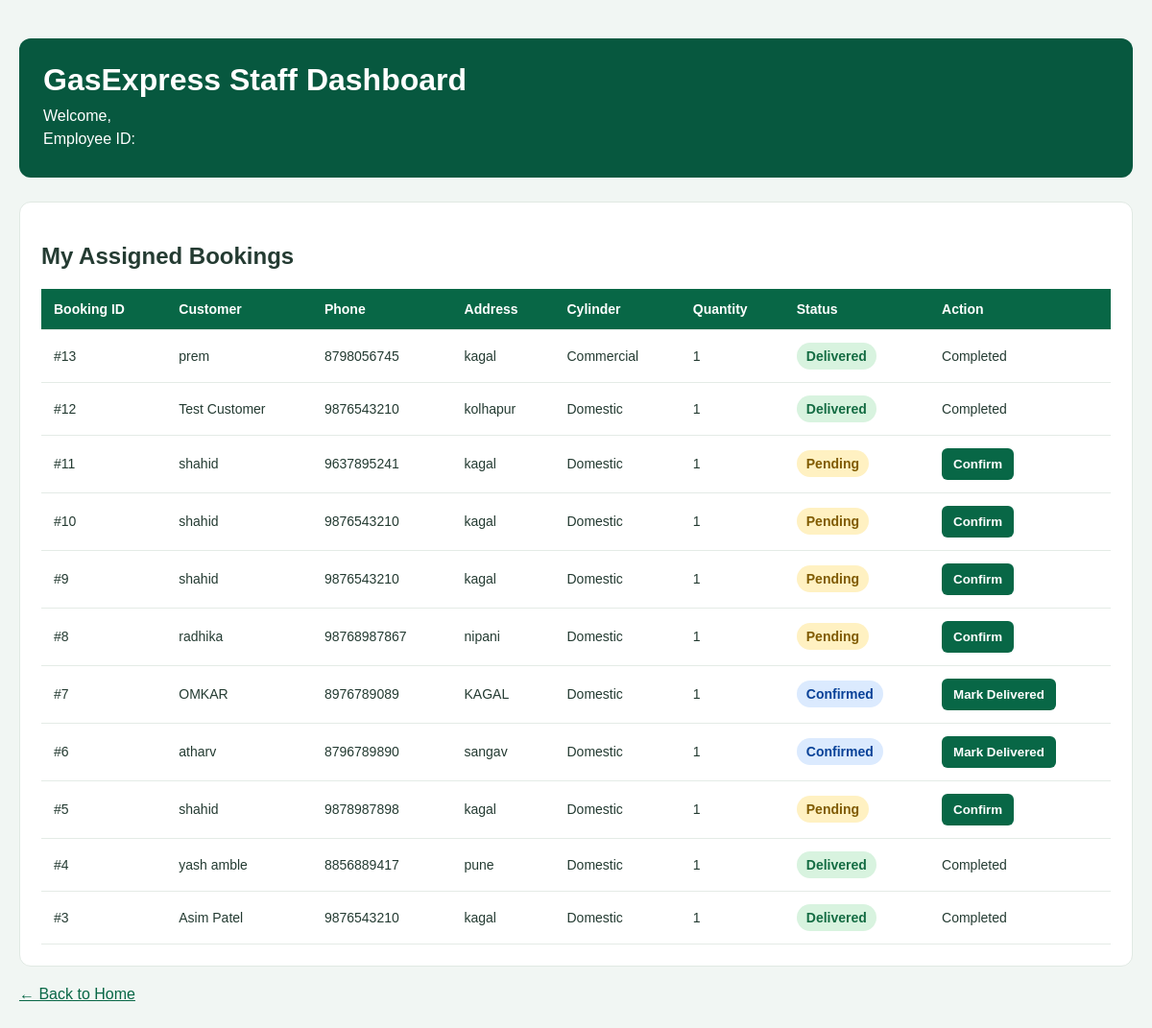
The page /dashboard/ (signed in) on the database its author committed.
### delivery/models.py (models this page shows, shortened)
class CylinderBooking(models.Model):
    STATUS_CHOICES = [
        ("Pending", "Pending"),
        ("Confirmed", "Confirmed"),
        ("Delivered", "Delivered"),
    ]
    user = models.ForeignKey(
        settings.AUTH_USER_MODEL,
        on_delete=models.SET_NULL,
        null=True,
        blank=True
    )
    delivery_staff = models.ForeignKey(
        "DeliveryStaff",
        on_delete=models.SET_NULL,
        null=True,
        blank=True,
        related_name="bookings"
    )
    customer_name = models.CharField(max_length=100)
    phone = models.CharField(max_length=15)
    address = models.TextField()
    cylinder_type = models.CharField(
        max_length=20,
        default="Domestic"
    )
    quantity = models.PositiveIntegerField(default=1)
    booking_date = models.DateTimeField(auto_now_add=True)
    status = models.CharField(
        max_length=20,
        choices=STATUS_CHOICES,
        default="Pending"
    )

### delivery/views.py (the view)
# urls.py: path("dashboard/", views.customer_dashboard, name="dashboard"),
@login_required(login_url="login")
def customer_dashboard(request):
    bookings = CylinderBooking.objects.filter(
        user=request.user
    ).order_by("-booking_date")
    return render(
        request,
        "delivery/dashboard.html",
        {"bookings": bookings}
    )

### delivery/templates/delivery/dashboard.html (shortened to what this page needs)
<!DOCTYPE html>
<html lang="en">
<head>
</head>
<body>
<div class="container">
    <header>
        <h1>GasExpress Staff Dashboard</h1>
        <p>Welcome, {{ staff.name }}</p>
        <p>Employee ID: {{ staff.employee_id }}</p>
    </header>
    <div class="card">
        <h2>My Assigned Bookings</h2>
        {% if bookings %}
            <table>
                <thead>
                    <tr>
                        <th>Booking ID</th>
                        <th>Customer</th>
                        <th>Phone</th>
                        <th>Address</th>
                        <th>Cylinder</th>
                        <th>Quantity</th>
                        <th>Status</th>
                        <th>Action</th>
                    </tr>
                </thead>
                <tbody>
                    {% for booking in bookings %}
                        <tr>
                            <td>#{{ booking.id }}</td>
                            <td>{{ booking.customer_name }}</td>
                            <td>{{ booking.phone }}</td>
                            <td>{{ booking.address }}</td>
                            <td>{{ booking.cylinder_type }}</td>
                            <td>{{ booking.quantity }}</td>
                            <td>
                                {% if booking.status == "Pending" %}
                                    <span class="status">Pending</span>
                                {% elif booking.status == "Confirmed" %}
                                    <span class="status confirmed">Confirmed</span>
                                {% else %}
                                    <span class="status delivered">Delivered</span>
                                {% endif %}
                            </td>
                            <td>
                                {% if booking.status == "Pending" %}
                                    <form method="POST"
                                          action="{% url 'staff_update_booking_status' booking.id %}">
                                        <button type="submit">Confirm</button>
                                    </form>
                                {% elif booking.status == "Confirmed" %}
                                    <form method="POST"
                                          action="{% url 'staff_update_booking_status' booking.id %}">
                                        <button type="submit">Mark Delivered</button>
                                    </form>
                                {% else %}
                                    Completed
                                {% endif %}
                            </td>
                        </tr>
                    {% endfor %}
                </tbody>
            </table>
        {% else %}
            <div class="empty">
                <h3>No bookings assigned</h3>
                <p>There are no bookings assigned to your staff account yet.</p>
            </div>
        {% endif %}
    </div>
    <a class="back" href="{% url 'home' %}">← Back to Home</a>
</div>
</body>
</html>

### delivery/templates/delivery/dashboard.html (style rules this page uses)
* { box-sizing: border-box; }
body { margin: 0; padding: 20px; font-family: Arial, sans-serif; background: #f1f6f3; color: #243b32; }
.container { max-width: 1200px; margin: 20px auto; }
header { background: #07583f; color: white; padding: 25px; border-radius: 12px; margin-bottom: 25px; }
header h1 { margin: 0 0 10px; }
header p { margin: 6px 0; }
.card { background: white; padding: 22px; border-radius: 12px; border: 1px solid #e0e9e3; overflow-x: auto; }
table { width: 100%; min-width: 850px; border-collapse: collapse; }
th, td { padding: 13px; text-align: left; border-bottom: 1px solid #e4ebe6; font-size: 14px; }
th { background: #086746; color: white; }
.status { display: inline-block; padding: 6px 10px; border-radius: 20px; background: #fff1c2; color: #805b00; font-weight: bold; }
.confirmed { background: #dbeafe; color: #084298; }
.delivered { background: #d8f3df; color: #146c43; }
button { padding: 9px 12px; border: none; border-radius: 6px; background: #086746; color: white; font-weight: bold; cursor: pointer; }
.back { display: inline-block; margin-top: 20px; color: #086746; }

### rows shown on the page
CylinderBooking: id "13", customer_name "prem", phone "8798056745", address "kagal", cylinder_type "Commercial", quantity "1", status "Delivered"
CylinderBooking: id "12", customer_name "Test Customer", phone "9876543210", address "kolhapur", cylinder_type "Domestic", quantity "1", status "Delivered"
CylinderBooking: id "11", customer_name "shahid", phone "9637895241", address "kagal", cylinder_type "Domestic", quantity "1", status "Pending"
CylinderBooking: id "10", customer_name "shahid", phone "9876543210", address "kagal", cylinder_type "Domestic", quantity "1", status "Pending"
CylinderBooking: id "9", customer_name "shahid", phone "9876543210", address "kagal", cylinder_type "Domestic", quantity "1", status "Pending"
CylinderBooking: id "8", customer_name "radhika", phone "98768987867", address "nipani", cylinder_type "Domestic", quantity "1", status "Pending"
CylinderBooking: id "7", customer_name "OMKAR", phone "8976789089", address "KAGAL", cylinder_type "Domestic", quantity "1", status "Confirmed"
CylinderBooking: id "6", customer_name "atharv", phone "8796789890", address "sangav", cylinder_type "Domestic", quantity "1", status "Confirmed"
CylinderBooking: id "5", customer_name "shahid", phone "9878987898", address "kagal", cylinder_type "Domestic", quantity "1", status "Pending"
CylinderBooking: id "4", customer_name "yash amble", phone "8856889417", address "pune", cylinder_type "Domestic", quantity "1", status "Delivered"
CylinderBooking: id "3", customer_name "Asim Patel", phone "9876543210", address "kagal", cylinder_type "Domestic", quantity "1", status "Delivered"
